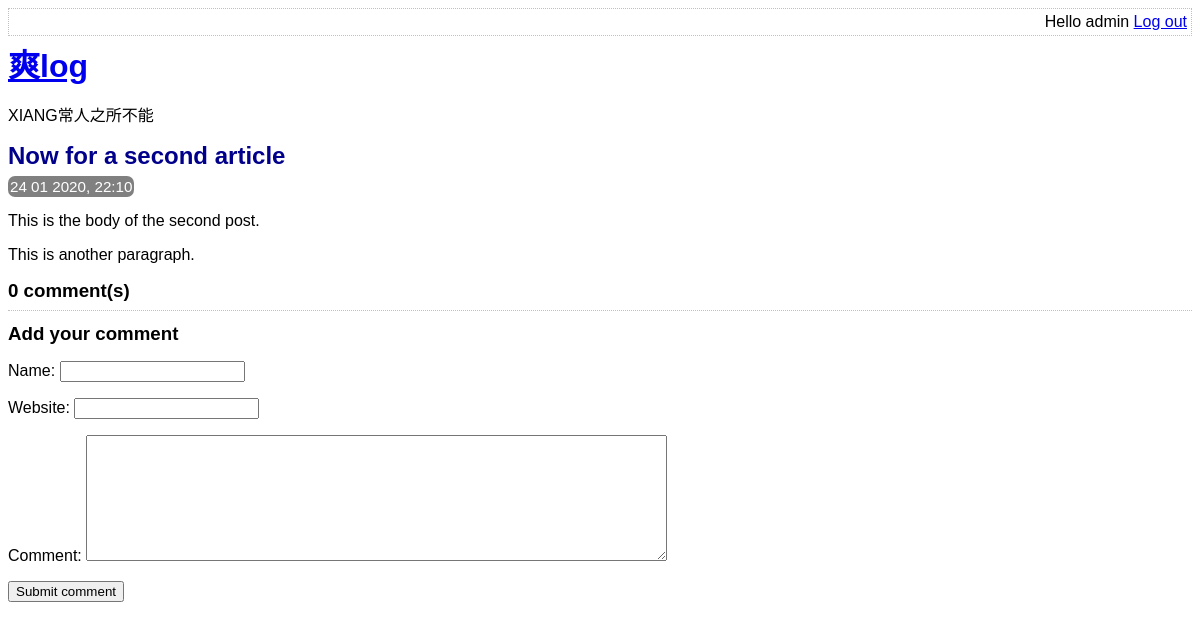
The app's page /view_post.php?post_id=2 (signed in), older data.
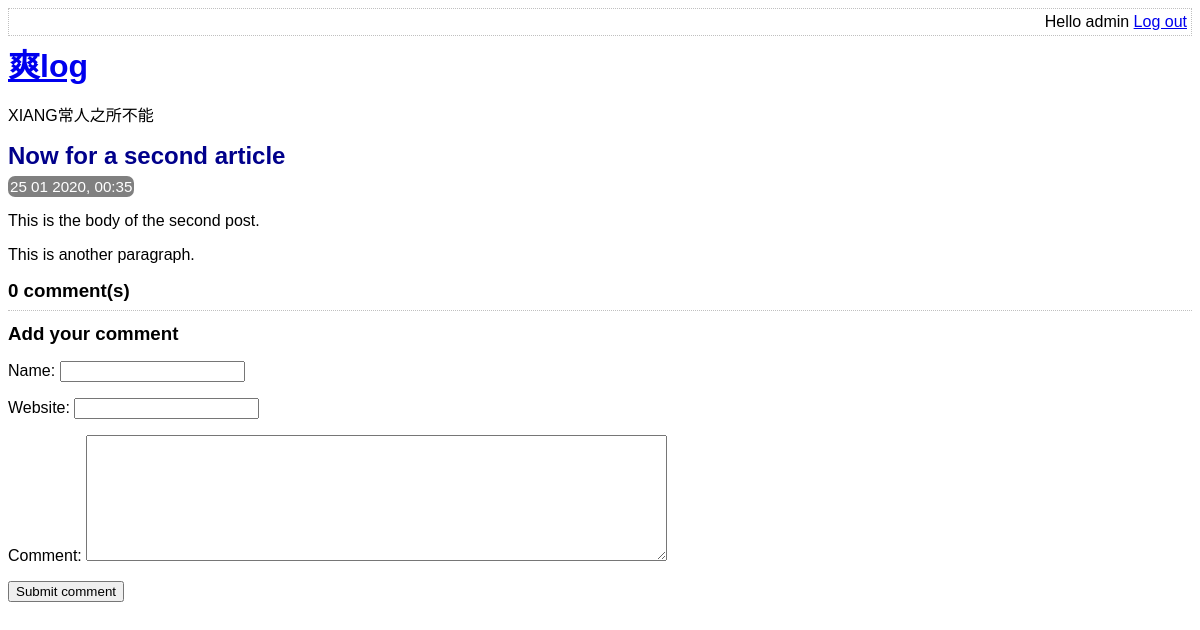
The same page, newer data.
### tables this page shows
CREATE TABLE post (
    id INTEGER PRIMARY KEY AUTOINCREMENT NOT NULL,
    title VARCHAR NOT NULL,
    body VARCHAR NOT NULL,
    user_id INTEGER NOT NULL,
    created_at VARCHAR NOT NULL,
    updated_at VARCHAR,
    FOREIGN KEY (user_id) REFERENCES user(id)
);

### lib/view_post.php (called while the page is built, shortened)
<?php
function getPostRow(PDO $pdo, $post_id)
{
    $stmt = $pdo->prepare('SELECT title, created_at, body FROM post WHERE id = :id');
    $result = $stmt->execute(array('id' => $post_id,));
    $row = $stmt->fetch(PDO::FETCH_ASSOC);
    return $row;
}

### view_post.php (the view, shortened to what this page needs)
<?php
require_once 'lib/common.php';
require_once 'lib/view_post.php';
if (isset($_GET['post_id'])) {
    $post_id = $_GET['post_id'];
} else {
    $post_id = 0;
}
$pdo = getPDO();
$row = getPostRow($pdo, $post_id);
?>
<!DOCTYPE html>
<html>
    <head>
        <?php require 'templates/head.php' ?>
    </head>
    <body>
        <?php require 'templates/title.php' ?>
        <div class="post">
            <h2>
                <?php echo htmlEscape($row['title']) ?>
            </h2>
            <div class="date">
                <?php echo convertSqlDate($row['created_at']) ?>
            </div>
            <?php
            echo convertNewlinesToParagraphs($row['body']) ?>
        </div>
        <div class="comment-list">
            <h3><?php echo countCommentsForPost($pdo, $post_id) ?> comment(s)</h3>
        </div>
        <?php require 'templates/comment_form.php' ?>
    </body>
</html>

### lib/common.php (shortened to what this page needs)
<?php
function htmlEscape($html)
{
    return htmlspecialchars($html, ENT_HTML5, 'UTF-8');
}
function convertSqlDate($sqlDate)
{
    $date = DateTime::createFromFormat('Y-m-d H:i:s', $sqlDate);
    return $date->format('d m Y, H:i');
}
function convertNewlinesToParagraphs($text)
{
    $escaped = htmlEscape($text);
    return '<p>' . str_replace("\n", "</p><p>", $escaped . "</p>");
}
function countCommentsForPost(PDO $pdo, $post_id)
{
    $sql = "SELECT COUNT(*) c FROM comment WHERE post_id = :post_id";
    $stmt = $pdo->prepare($sql);
    $stmt->execute(array('post_id' => $post_id,));
    return (int)$stmt->fetchColumn();
}

Row changes from the older to the newer data that the page shows:
changed post "Now for a second article": created_at "24 01 2020, 22:10" → "25 01 2020, 00:35"
